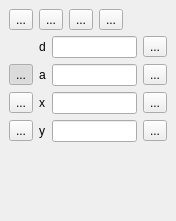
<?xml version="1.0" encoding="UTF-8"?>
<ui version="4.0">
 <class>CadInputDock</class>
 <widget class="QDockWidget" name="CadInputDock">
  <property name="geometry">
   <rect>
    <x>0</x>
    <y>0</y>
    <width>176</width>
    <height>221</height>
   </rect>
  </property>
  <property name="windowTitle">
   <string>CadInput</string>
  </property>
  <widget class="QWidget" name="dockWidgetContents">
   <layout class="QGridLayout" name="gridLayout">
    <item row="0" column="0">
     <layout class="QHBoxLayout" name="horizontalLayout">
      <item>
       <widget class="QToolButton" name="widEnab">
        <property name="toolTip">
         <string>&lt;html&gt;&lt;head/&gt;&lt;body&gt;&lt;p&gt;&lt;br/&gt;&lt;/p&gt;&lt;/body&gt;&lt;/html&gt;</string>
        </property>
        <property name="text">
         <string>...</string>
        </property>
        <property name="icon">
         <iconset resource="resources.qrc">
          <normaloff>:/plugins/cadinput/resources/icon.png</normaloff>:/plugins/cadinput/resources/icon.png</iconset>
        </property>
        <property name="iconSize">
         <size>
          <width>24</width>
          <height>24</height>
         </size>
        </property>
       </widget>
      </item>
      <item>
       <widget class="QToolButton" name="widC">
        <property name="toolTip">
         <string>Construction mode</string>
        </property>
        <property name="text">
         <string>...</string>
        </property>
        <property name="icon">
         <iconset resource="resources.qrc">
          <normaloff>:/plugins/cadinput/resources/construction.png</normaloff>:/plugins/cadinput/resources/construction.png</iconset>
        </property>
        <property name="iconSize">
         <size>
          <width>24</width>
          <height>24</height>
         </size>
        </property>
        <property name="checkable">
         <bool>true</bool>
        </property>
       </widget>
      </item>
      <item>
       <widget class="QToolButton" name="widPer">
        <property name="toolTip">
         <string>Perpendicular</string>
        </property>
        <property name="text">
         <string>...</string>
        </property>
        <property name="icon">
         <iconset resource="resources.qrc">
          <normaloff>:/plugins/cadinput/resources/perpendicular.png</normaloff>:/plugins/cadinput/resources/perpendicular.png</iconset>
        </property>
        <property name="iconSize">
         <size>
          <width>24</width>
          <height>24</height>
         </size>
        </property>
        <property name="checkable">
         <bool>true</bool>
        </property>
       </widget>
      </item>
      <item>
       <widget class="QToolButton" name="widPar">
        <property name="toolTip">
         <string>Parallel</string>
        </property>
        <property name="text">
         <string>...</string>
        </property>
        <property name="icon">
         <iconset resource="resources.qrc">
          <normaloff>:/plugins/cadinput/resources/parallel.png</normaloff>:/plugins/cadinput/resources/parallel.png</iconset>
        </property>
        <property name="iconSize">
         <size>
          <width>24</width>
          <height>24</height>
         </size>
        </property>
        <property name="checkable">
         <bool>true</bool>
        </property>
       </widget>
      </item>
      <item>
       <spacer name="horizontalSpacer">
        <property name="orientation">
         <enum>Qt::Horizontal</enum>
        </property>
        <property name="sizeHint" stdset="0">
         <size>
          <width>40</width>
          <height>20</height>
         </size>
        </property>
       </spacer>
      </item>
     </layout>
    </item>
    <item row="1" column="0">
     <layout class="QGridLayout" name="gridLayout_2">
      <item row="1" column="0">
       <widget class="QToolButton" name="relA">
        <property name="text">
         <string>...</string>
        </property>
        <property name="icon">
         <iconset resource="resources.qrc">
          <normaloff>:/plugins/cadinput/resources/delta.png</normaloff>:/plugins/cadinput/resources/delta.png</iconset>
        </property>
        <property name="checkable">
         <bool>true</bool>
        </property>
        <property name="checked">
         <bool>true</bool>
        </property>
       </widget>
      </item>
      <item row="3" column="0">
       <widget class="QToolButton" name="relY">
        <property name="text">
         <string>...</string>
        </property>
        <property name="icon">
         <iconset resource="resources.qrc">
          <normaloff>:/plugins/cadinput/resources/delta.png</normaloff>:/plugins/cadinput/resources/delta.png</iconset>
        </property>
        <property name="checkable">
         <bool>true</bool>
        </property>
       </widget>
      </item>
      <item row="2" column="0">
       <widget class="QToolButton" name="relX">
        <property name="text">
         <string>...</string>
        </property>
        <property name="icon">
         <iconset resource="resources.qrc">
          <normaloff>:/plugins/cadinput/resources/delta.png</normaloff>:/plugins/cadinput/resources/delta.png</iconset>
        </property>
        <property name="checkable">
         <bool>true</bool>
        </property>
       </widget>
      </item>
      <item row="0" column="3">
       <widget class="QToolButton" name="lockD">
        <property name="text">
         <string>...</string>
        </property>
        <property name="icon">
         <iconset resource="resources.qrc">
          <normaloff>:/plugins/cadinput/resources/lock.png</normaloff>:/plugins/cadinput/resources/lock.png</iconset>
        </property>
        <property name="checkable">
         <bool>true</bool>
        </property>
       </widget>
      </item>
      <item row="1" column="3">
       <widget class="QToolButton" name="lockA">
        <property name="text">
         <string>...</string>
        </property>
        <property name="icon">
         <iconset resource="resources.qrc">
          <normaloff>:/plugins/cadinput/resources/lock.png</normaloff>:/plugins/cadinput/resources/lock.png</iconset>
        </property>
        <property name="checkable">
         <bool>true</bool>
        </property>
       </widget>
      </item>
      <item row="2" column="3">
       <widget class="QToolButton" name="lockX">
        <property name="text">
         <string>...</string>
        </property>
        <property name="icon">
         <iconset resource="resources.qrc">
          <normaloff>:/plugins/cadinput/resources/lock.png</normaloff>:/plugins/cadinput/resources/lock.png</iconset>
        </property>
        <property name="checkable">
         <bool>true</bool>
        </property>
       </widget>
      </item>
      <item row="3" column="3">
       <widget class="QToolButton" name="lockY">
        <property name="text">
         <string>...</string>
        </property>
        <property name="icon">
         <iconset resource="resources.qrc">
          <normaloff>:/plugins/cadinput/resources/lock.png</normaloff>:/plugins/cadinput/resources/lock.png</iconset>
        </property>
        <property name="checkable">
         <bool>true</bool>
        </property>
       </widget>
      </item>
      <item row="1" column="1">
       <widget class="QLabel" name="label_2">
        <property name="text">
         <string>a</string>
        </property>
       </widget>
      </item>
      <item row="2" column="1">
       <widget class="QLabel" name="label_3">
        <property name="text">
         <string>x</string>
        </property>
       </widget>
      </item>
      <item row="3" column="1">
       <widget class="QLabel" name="label_4">
        <property name="text">
         <string>y</string>
        </property>
       </widget>
      </item>
      <item row="1" column="2">
       <widget class="QLineEdit" name="widA"/>
      </item>
      <item row="2" column="2">
       <widget class="QLineEdit" name="widX"/>
      </item>
      <item row="3" column="2">
       <widget class="QLineEdit" name="widY"/>
      </item>
      <item row="0" column="1">
       <widget class="QLabel" name="label">
        <property name="text">
         <string>d</string>
        </property>
       </widget>
      </item>
      <item row="0" column="2">
       <widget class="QLineEdit" name="widD"/>
      </item>
     </layout>
    </item>
    <item row="2" column="0">
     <spacer name="verticalSpacer">
      <property name="orientation">
       <enum>Qt::Vertical</enum>
      </property>
      <property name="sizeHint" stdset="0">
       <size>
        <width>20</width>
        <height>40</height>
       </size>
      </property>
     </spacer>
    </item>
   </layout>
  </widget>
  <action name="enableAction">
   <property name="checkable">
    <bool>true</bool>
   </property>
   <property name="icon">
    <iconset resource="resources.qrc">
     <normaloff>:/plugins/cadinput/resources/icon.png</normaloff>:/plugins/cadinput/resources/icon.png</iconset>
   </property>
   <property name="text">
    <string>Enable CAD input</string>
   </property>
  </action>
 </widget>
 <resources>
  <include location="resources.qrc"/>
 </resources>
 <connections/>
</ui>
